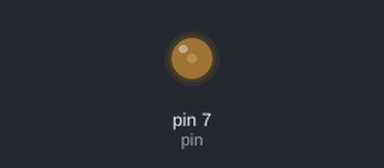
A program run on a simulated Raspberry Pi (header pin numbers). On the bench: output pins drawn as LEDs (lit = HIGH). What the program prints to the terminal is not drawn.

Above: at 0.05 s.
At 4.75 s:
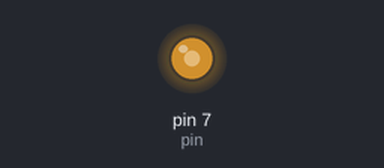
At 9.45 s:
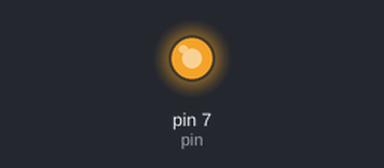
At 18.95 s:
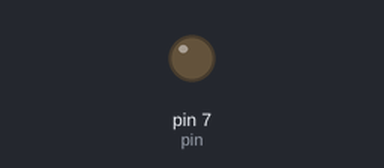
Timing chart, 0 to 26.0 s (numbered marks = the images above):
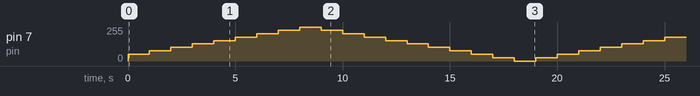

The program:

app_2.py
```python
import RPi.GPIO as GPIO
import time

pin = 7

GPIO.setmode(GPIO.BOARD)
GPIO.setup(pin, GPIO.OUT)

step = 10
light = 10

p = GPIO.PWM(pin, 100)
p.start(light)

try:
    print('Blinking LED. Press Ctrl+C to end.')
    while True:
        if light in [0, 100]:
            step *= -1
        light += step
        p.ChangeDutyCycle(light)
        time.sleep(1)
finally:
    p.stop()
    GPIO.cleanup()
```
